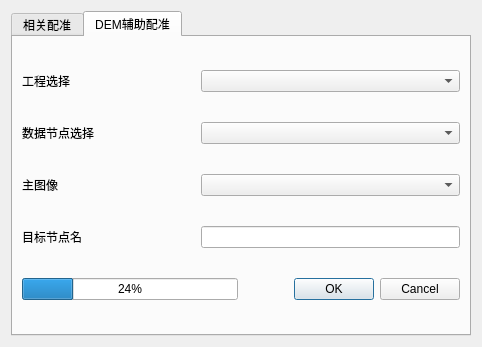
<?xml version="1.0" encoding="UTF-8"?>
<ui version="4.0">
 <class>Registration</class>
 <widget class="QWidget" name="Registration">
  <property name="geometry">
   <rect>
    <x>0</x>
    <y>0</y>
    <width>482</width>
    <height>347</height>
   </rect>
  </property>
  <property name="windowTitle">
   <string>图像配准</string>
  </property>
  <property name="windowIcon">
   <iconset resource="../resources/SatExplorer.qrc">
    <normaloff>:/SatExplorer/icon/InSARapp.ico</normaloff>:/SatExplorer/icon/InSARapp.ico</iconset>
  </property>
  <layout class="QVBoxLayout" name="verticalLayout">
   <item>
    <widget class="QTabWidget" name="tabWidget">
     <property name="currentIndex">
      <number>1</number>
     </property>
     <widget class="QWidget" name="tab">
      <attribute name="title">
       <string>相关配准</string>
      </attribute>
      <layout class="QVBoxLayout" name="verticalLayout_2">
       <item>
        <layout class="QHBoxLayout" name="horizontalLayout_2" stretch="4,6">
         <item>
          <widget class="QLabel" name="label">
           <property name="text">
            <string>工程选择</string>
           </property>
          </widget>
         </item>
         <item>
          <widget class="QComboBox" name="comboBox"/>
         </item>
        </layout>
       </item>
       <item>
        <layout class="QHBoxLayout" name="horizontalLayout_3" stretch="4,6">
         <item>
          <widget class="QLabel" name="label_2">
           <property name="text">
            <string>数据节点选择</string>
           </property>
          </widget>
         </item>
         <item>
          <widget class="QComboBox" name="comboBox_2"/>
         </item>
        </layout>
       </item>
       <item>
        <layout class="QHBoxLayout" name="horizontalLayout_4" stretch="4,6">
         <item>
          <widget class="QLabel" name="label_3">
           <property name="text">
            <string>主图像</string>
           </property>
          </widget>
         </item>
         <item>
          <widget class="QComboBox" name="comboBox_masterIndex"/>
         </item>
        </layout>
       </item>
       <item>
        <layout class="QHBoxLayout" name="horizontalLayout_5" stretch="4,6">
         <item>
          <widget class="QLabel" name="label_4">
           <property name="text">
            <string>目标节点名</string>
           </property>
          </widget>
         </item>
         <item>
          <widget class="QLineEdit" name="fileedit"/>
         </item>
        </layout>
       </item>
       <item>
        <layout class="QHBoxLayout" name="horizontalLayout_6" stretch="4,6">
         <item>
          <widget class="QLabel" name="label_5">
           <property name="text">
            <string>插值倍数</string>
           </property>
          </widget>
         </item>
         <item>
          <widget class="QComboBox" name="comboBox_interptimes"/>
         </item>
        </layout>
       </item>
       <item>
        <layout class="QHBoxLayout" name="horizontalLayout_7" stretch="4,6">
         <item>
          <widget class="QLabel" name="label_6">
           <property name="text">
            <string>子块大小</string>
           </property>
          </widget>
         </item>
         <item>
          <widget class="QComboBox" name="comboBox_blocksize"/>
         </item>
        </layout>
       </item>
       <item>
        <layout class="QHBoxLayout" name="horizontalLayout_8" stretch="5,5">
         <item>
          <widget class="QProgressBar" name="progressBar">
           <property name="value">
            <number>24</number>
           </property>
          </widget>
         </item>
         <item>
          <widget class="QDialogButtonBox" name="buttonBox">
           <property name="standardButtons">
            <set>QDialogButtonBox::Cancel|QDialogButtonBox::Ok</set>
           </property>
          </widget>
         </item>
        </layout>
       </item>
      </layout>
     </widget>
     <widget class="QWidget" name="tab_2">
      <attribute name="title">
       <string>DEM辅助配准</string>
      </attribute>
      <layout class="QVBoxLayout" name="verticalLayout_3">
       <item>
        <layout class="QHBoxLayout" name="horizontalLayout_9" stretch="4,6">
         <item>
          <widget class="QLabel" name="label_7">
           <property name="text">
            <string>工程选择</string>
           </property>
          </widget>
         </item>
         <item>
          <widget class="QComboBox" name="comboBox_project"/>
         </item>
        </layout>
       </item>
       <item>
        <layout class="QHBoxLayout" name="horizontalLayout_10" stretch="4,6">
         <item>
          <widget class="QLabel" name="label_8">
           <property name="text">
            <string>数据节点选择</string>
           </property>
          </widget>
         </item>
         <item>
          <widget class="QComboBox" name="comboBox_node"/>
         </item>
        </layout>
       </item>
       <item>
        <layout class="QHBoxLayout" name="horizontalLayout_11" stretch="4,6">
         <item>
          <widget class="QLabel" name="label_9">
           <property name="text">
            <string>主图像</string>
           </property>
          </widget>
         </item>
         <item>
          <widget class="QComboBox" name="comboBox_masterIndex2"/>
         </item>
        </layout>
       </item>
       <item>
        <layout class="QHBoxLayout" name="horizontalLayout_12" stretch="4,6">
         <item>
          <widget class="QLabel" name="label_10">
           <property name="text">
            <string>目标节点名</string>
           </property>
          </widget>
         </item>
         <item>
          <widget class="QLineEdit" name="lineEdit_dstNode"/>
         </item>
        </layout>
       </item>
       <item>
        <layout class="QHBoxLayout" name="horizontalLayout_13" stretch="5,5">
         <item>
          <widget class="QProgressBar" name="progressBar_2">
           <property name="value">
            <number>24</number>
           </property>
          </widget>
         </item>
         <item>
          <widget class="QDialogButtonBox" name="buttonBox_2">
           <property name="standardButtons">
            <set>QDialogButtonBox::Cancel|QDialogButtonBox::Ok</set>
           </property>
          </widget>
         </item>
        </layout>
       </item>
      </layout>
     </widget>
    </widget>
   </item>
  </layout>
 </widget>
 <resources>
  <include location="../resources/SatExplorer.qrc"/>
 </resources>
 <connections/>
</ui>
